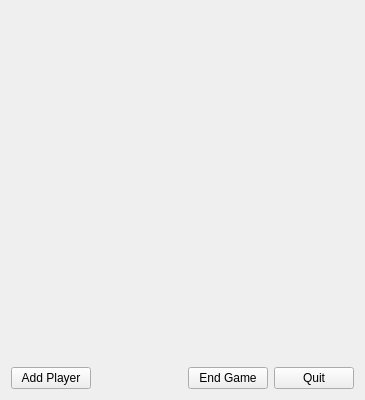
<?xml version="1.0" encoding="UTF-8"?>
<ui version="4.0">
 <class>MainWindow</class>
 <widget class="QMainWindow" name="MainWindow">
  <property name="geometry">
   <rect>
    <x>0</x>
    <y>0</y>
    <width>365</width>
    <height>400</height>
   </rect>
  </property>
  <property name="windowTitle">
   <string>Scorekeeper</string>
  </property>
  <widget class="QWidget" name="centralWidget">
   <layout class="QGridLayout" name="gridLayout">
    <item row="0" column="0">
     <layout class="QVBoxLayout" name="verticalLayout">
      <item>
       <layout class="QGridLayout" name="playerGrid"/>
      </item>
      <item>
       <spacer name="verticalSpacer">
        <property name="orientation">
         <enum>Qt::Vertical</enum>
        </property>
        <property name="sizeHint" stdset="0">
         <size>
          <width>20</width>
          <height>40</height>
         </size>
        </property>
       </spacer>
      </item>
      <item>
       <layout class="QHBoxLayout" name="horizontalLayout">
        <item>
         <widget class="QPushButton" name="addplayerButton">
          <property name="text">
           <string>Add Player</string>
          </property>
         </widget>
        </item>
        <item>
         <spacer name="horizontalSpacer">
          <property name="orientation">
           <enum>Qt::Horizontal</enum>
          </property>
          <property name="sizeHint" stdset="0">
           <size>
            <width>40</width>
            <height>20</height>
           </size>
          </property>
         </spacer>
        </item>
        <item>
         <widget class="QPushButton" name="endButton">
          <property name="text">
           <string>End Game</string>
          </property>
         </widget>
        </item>
        <item>
         <widget class="QPushButton" name="quitButton">
          <property name="text">
           <string>Quit</string>
          </property>
         </widget>
        </item>
       </layout>
      </item>
     </layout>
    </item>
   </layout>
  </widget>
 </widget>
 <layoutdefault spacing="6" margin="11"/>
 <resources/>
 <connections/>
</ui>
